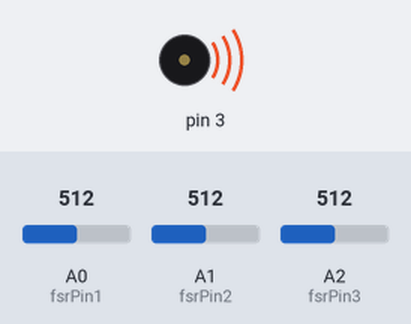
The sketch below on a simulated Arduino Leonardo, built with avr-gcc and run on an emulated ATmega32U4. Parts: buzzer (waves = sounding). Inputs (shaded band) come from the test bench; at power-on: A0 (fsrPin1) = 512, A1 (fsrPin2) = 512, A2 (fsrPin3) = 512. No radio packets arrive unless stated.

Above: at 0.1 s.
Timing chart, 0 to 1.6 s (numbered marks = the images above):
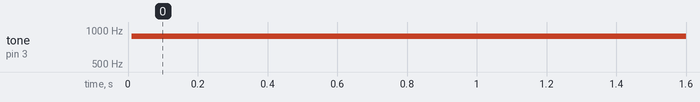

The sketch:

nrf24_server.ino
```cpp
#include <SPI.h>
#include <RH_NRF24.h>

RH_NRF24 nrf24;

int fsrPin1 = A0;
int fsrReading1;

int fsrPin2 = A1;
int fsrReading2;

int fsrPin3 = A2;
int fsrReading3;

void setup()
{
  Serial.begin(9600);
  while (!Serial)
    ; // wait for serial port to connect. Needed for Leonardo only
  if (!nrf24.init())
    Serial.println("init failed");
  // Defaults after init are 2.402 GHz (channel 2), 2Mbps, 0dBm
  if (!nrf24.setChannel(3))
    Serial.println("setChannel failed");
  if (!nrf24.setRF(RH_NRF24::DataRate2Mbps, RH_NRF24::TransmitPower0dBm))
    Serial.println("setRF failed");
}

void loop()
{
  if (nrf24.available())
  {
    // Should be a message for us now
    uint8_t buf[RH_NRF24_MAX_MESSAGE_LEN];
    uint8_t len = sizeof(buf);
    if (nrf24.recv(buf, &len))
    {
      int note = atoi(buf);
      tone(3, note, 100);
    }
    else
    {
      Serial.println("recv failed");
    }

  }
  fsrReading1 = analogRead(fsrPin1);
  fsrReading2 = analogRead(fsrPin2);
  fsrReading3 = analogRead(fsrPin3);

  if(fsrReading1 > 250){
      tone(3, 880, 100);
      uint8_t data[] = "880";
      nrf24.send(data, sizeof(data));
      nrf24.waitPacketSent();
  }
  else if(fsrReading2 > 250){
    tone(3, 1047, 100);
    uint8_t data[] = "1047";
    nrf24.send(data, sizeof(data));
    nrf24.waitPacketSent();
  }
  else if(fsrReading3 > 250){
    tone(3, 698, 100);
    uint8_t data[] = "698";
    nrf24.send(data, sizeof(data));
    nrf24.waitPacketSent();
  }
}
```

Measured:
- by itself, tone on pin 3: silent → 880 Hz at 0.01 s
